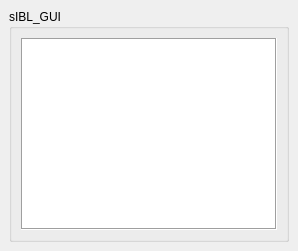
  <widget class="QDockWidget" name="sIBL_GUI_dockWidget" >
   <property name="windowIcon" >
    <iconset resource="../sIBL_GUI.qrc" >
     <normaloff>:/sIBL_GUI/Resources/Icon_Light.png</normaloff>:/sIBL_GUI/Resources/Icon_Light.png</iconset>
   </property>
   <property name="statusTip" >
    <string>Log Window : Show sIBL_GUI log, This Window Is Tearable.</string>
   </property>
   <property name="floating" >
    <bool>false</bool>
   </property>
   <property name="features" >
    <set>QDockWidget::AllDockWidgetFeatures</set>
   </property>
   <property name="allowedAreas" >
    <set>Qt::BottomDockWidgetArea|Qt::TopDockWidgetArea</set>
   </property>
   <property name="windowTitle" >
    <string>Log Window</string>
   </property>
   <attribute name="dockWidgetArea" >
    <number>8</number>
   </attribute>
   <widget class="QWidget" name="sIBL_GUI_dockWidgetContents" >
    <layout class="QGridLayout" name="sIBL_GUI_dockWidgetContents_gridLayout" >
     <item row="0" column="0" >
      <widget class="QGroupBox" name="Log_groupBox" >
       <property name="title" >
        <string>sIBL_GUI</string>
       </property>
       <layout class="QGridLayout" name="Log_groupBox_gridLayout" >
        <item row="0" column="0" >
         <widget class="QTextEdit" name="Log_textEdit" >
          <property name="minimumSize" >
           <size>
            <width>0</width>
            <height>128</height>
           </size>
          </property>
          <property name="frameShape" >
           <enum>QFrame::Box</enum>
          </property>
          <property name="acceptRichText" >
           <bool>false</bool>
          </property>
         </widget>
        </item>
       </layout>
      </widget>
     </item>
    </layout>
   </widget>
  </widget>
